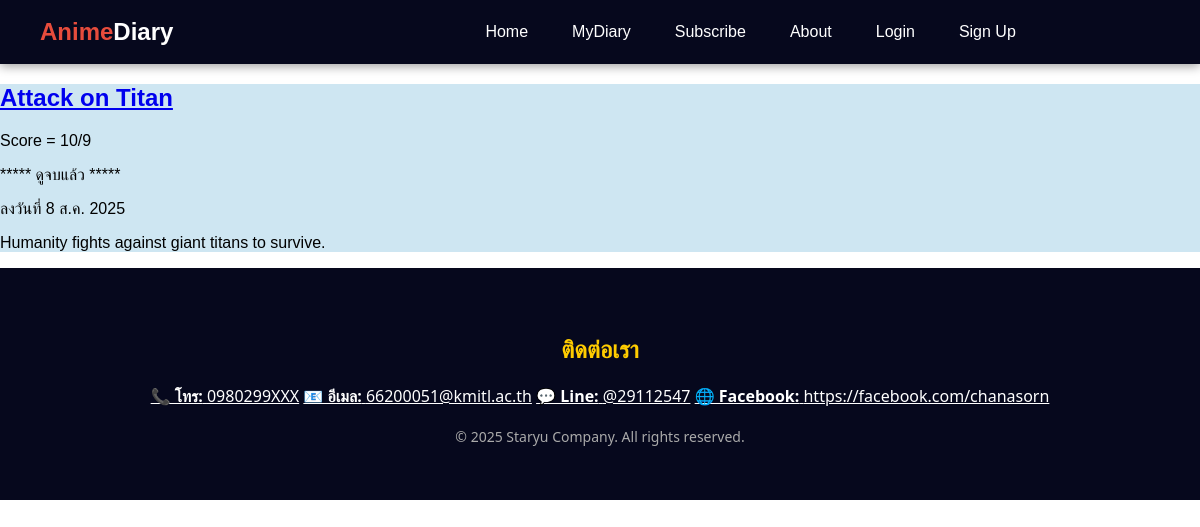
The page /myanimes/1 on the database its author committed.
### app_myanimes/models.py (models this page shows, shortened)
class myanime(models.Model):
    title = models.CharField(max_length=60)
    story = models.TextField(null=True,blank=True)
    score = models.IntegerField()
    status = models.BooleanField(null=True)
    Date_post = models.DateTimeField(auto_now_add=True)

### app_myanimes/views.py (the view)
# urls.py: path('<int:myanime_id>',views.anime,name="anime")
def anime(request,myanime_id):
    one_anime = None
    try:
        one_anime = myanime.objects.get(id=myanime_id)
    except:
        print("ไม่มีอะไร")
    context = {'anime': one_anime}
    return render(request, 'app_myanimes/myanime.html', context)

### app_myanimes/templates/app_myanimes/myanime.html (shortened to what this page needs)
{%extends 'app_general/components/base.html'%}
{%block content%}
{%if anime is not None%}
<div style="background-color: rgb(206, 230, 242);">
    <h2><a href="{% url  'anime' anime.id %}">{{anime.title}}</a><br></h2>
    <p>Score = 10/{{anime.score}} </p>
        {%if anime.status%}
            <p>***** ดูจบแล้ว *****</p>
        {%endif%}
    <p>ลงวันที่ {{anime.Date_post|date:'j N Y'}}</p>
    <p>{{anime.story}}</p>
</div>
{%else%}
    <p>ไม่เจออนิเมะนี้</p>
{%endif%}
{%endblock%}

### app_general/static/app_general/home.css (style rules this page uses)
body { margin: 0; font-family: Arial, sans-serif; background: #fff; }

### rows shown on the page
myanime: title "Attack on Titan", score "9", Date_post "8 ส.ค. 2025", story "Humanity fights against giant titans to survive."
